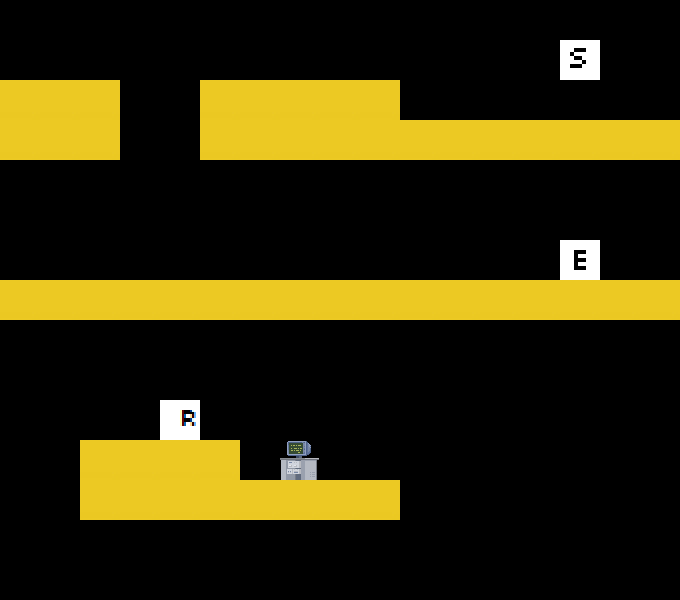

Tiled map render using the project's own tile images. Description and the map definition, with tile-layer contents summarised, below:
An orthogonal 17x15 tile map with 40x40 px tiles, 2 tile layers (art, data).

<map version="1.0" orientation="orthogonal" width="17" height="15" tilewidth="40" tileheight="40">
 <tileset firstgid="1" name="tileset" tilewidth="40" tileheight="40">
  <image source="../tileset.png" width="200" height="200" />
 </tileset>
 <layer name="art" width="17" height="15">
  <data>[255 cells, 54 non-empty, 3 distinct tile ids]</data>
 </layer>
 <layer name="data" width="17" height="15">
  <data>[255 cells, 2 non-empty, 2 distinct tile ids]</data>
 </layer>
</map>
